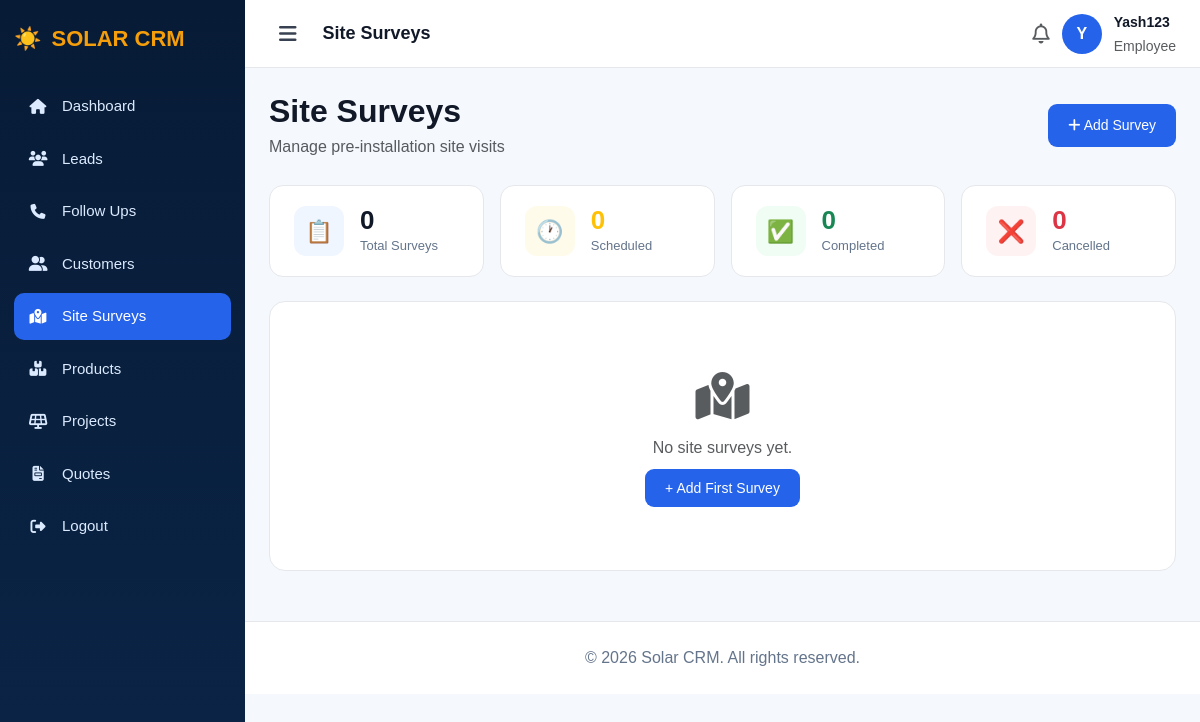
The app's page /site-surveys/ (signed in), older data.
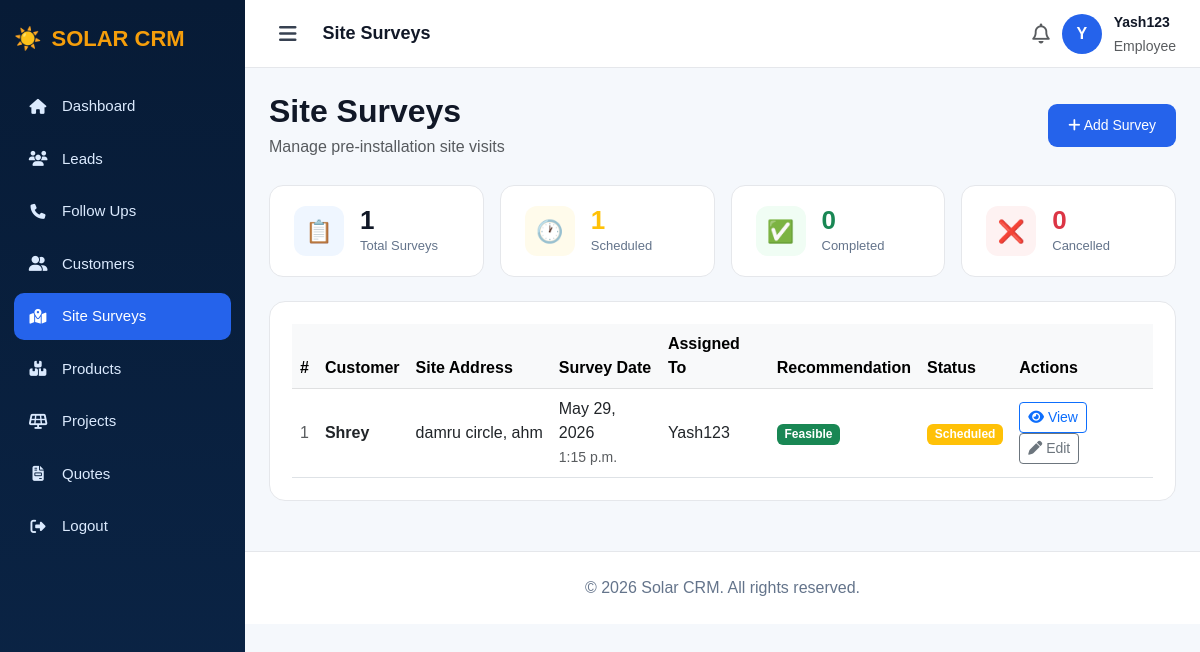
The same page, newer data.
### app/models.py (models this page shows, shortened)
class SiteSurvey(models.Model):
    STATUS_CHOICES = [
        ('Scheduled', 'Scheduled'),
        ('In Progress', 'In Progress'),
        ('Completed', 'Completed'),
        ('Cancelled', 'Cancelled'),
    ]
    PROPERTY_TYPE_CHOICES = [
        ('Residential', 'Residential'),
        ('Commercial', 'Commercial'),
        ('Industrial', 'Industrial'),
        ('Agricultural', 'Agricultural'),
    ]
    ROOF_TYPE_CHOICES = [
        ('RCC', 'RCC (Concrete)'),
        ('Metal Sheet', 'Metal Sheet'),
        ('Tin', 'Tin'),
        ('Ground Mount', 'Ground Mount'),
    ]
    ROOF_CONDITION_CHOICES = [
        ('Good', 'Good'),
        ('Average', 'Average'),
        ('Poor', 'Poor'),
    ]
    SHADING_CHOICES = [
        ('None', 'None'),
        ('Partial', 'Partial'),
        ('Heavy', 'Heavy'),
    ]
    ORIENTATION_CHOICES = [
        ('South', 'South'),
        ('East-West', 'East-West'),
        ('Flat', 'Flat'),
        ('North', 'North'),
    ]
    RECOMMENDATION_CHOICES = [
        ('Feasible', 'Feasible'),
        ('Not Feasible', 'Not Feasible'),
        ('Needs Review', 'Needs Review'),
    ]
    customer        = models.ForeignKey('Customer', on_delete=models.CASCADE, related_name='site_surveys')
    assigned_to     = models.ForeignKey(User, on_delete=models.SET_NULL, null=True, blank=True, related_name='surveys')
    survey_date     = models.DateField()
    survey_time     = models.TimeField(null=True, blank=True)
    status          = models.CharField(max_length=20, choices=STATUS_CHOICES, default='Scheduled')
    site_address    = models.TextField()
    maps_link       = models.URLField(blank=True, null=True)
    property_type   = models.CharField(max_length=20, choices=PROPERTY_TYPE_CHOICES, default='Residential')
    roof_type       = models.CharField(max_length=20, choices=ROOF_TYPE_CHOICES, default='RCC')
    roof_age        = models.PositiveIntegerField(null=True, blank=True, help_text='Years')
    roof_condition  = models.CharField(max_length=10, choices=ROOF_CONDITION_CHOICES, default='Good')
    shading         = models.CharField(max_length=10, choices=SHADING_CHOICES, default='None')
    roof_area       = models.DecimalField(max_digits=10, decimal_places=2, null=True, blank=True, help_text='sq. ft.')
    recommended_kw      = models.DecimalField(max_digits=6, decimal_places=2, null=True, blank=True)
    estimated_units     = models.DecimalField(max_digits=8, decimal_places=2, null=True, blank=True, help_text='kWh/month')
    panel_orientation   = models.CharField(max_length=20, choices=ORIENTATION_CHOICES, default='South')
    shadow_free_hours   = models.DecimalField(max_digits=4, decimal_places=1, null=True, blank=True)
    net_metering        = models.BooleanField(default=False)
    discom_name         = models.CharField(max_length=100, blank=True, null=True)
    sanctioned_load     = models.DecimalField(max_digits=6, decimal_places=2, null=True, blank=True, help_text='kW')
    monthly_bill        = models.DecimalField(max_digits=10, decimal_places=2, null=True, blank=True)
    existing_solar      = models.BooleanField(default=False)
    existing_inverter   = models.CharField(max_length=100, blank=True, null=True)
    existing_panels     = models.CharField(max_length=100, blank=True, null=True)
    photo_roof          = models.ImageField(upload_to='survey/roof/', null=True, blank=True)
    photo_meter         = models.ImageField(upload_to='survey/meter/', null=True, blank=True)
    photo_surroundings  = models.ImageField(upload_to='survey/surroundings/', null=True, blank=True)
    observations            = models.TextField(blank=True, null=True)
    special_requirements    = models.TextField(blank=True, null=True)
    estimated_install_days  = models.PositiveIntegerField(null=True, blank=True)
    recommendation          = models.CharField(max_length=20, choices=RECOMMENDATION_CHOICES, default='Feasible')
    created_at  = models.DateTimeField(auto_now_add=True)
    updated_at  = models.DateTimeField(auto_now=True)
    class Meta:
        ordering = ['-created_at']
    @property
    def status_color(self):
        return {
            'Scheduled':   'warning',
            'In Progress': 'primary',
            'Completed':   'success',
            'Cancelled':   'danger',
        }.get(self.status, 'secondary')
    @property
    def recommendation_color(self):
        return {
            'Feasible':     'success',
            'Not Feasible': 'danger',
            'Needs Review': 'warning',
        }.get(self.recommendation, 'secondary')

class Customer(models.Model):
    lead = models.OneToOneField(Lead, on_delete=models.SET_NULL, null=True, blank=True)
    name = models.CharField(max_length=100)
    email = models.EmailField()
    phone = models.CharField(max_length=15)
    address = models.TextField(blank=True, null=True)
    created_at = models.DateTimeField(auto_now_add=True)
    assigned_to = models.ForeignKey(User, null=True, blank=True, on_delete=models.SET_NULL, related_name='assigned_customers')

### app/views.py (the view)
# urls.py: path('site-surveys/', views.site_surveys, name='site_surveys'),
@login_required
def site_surveys(request):
    if request.user.is_superuser:
        surveys = SiteSurvey.objects.all().order_by('-created_at')
    else:
        surveys = SiteSurvey.objects.filter(assigned_to=request.user).order_by('-created_at')
    total      = surveys.count()
    scheduled  = surveys.filter(status='Scheduled').count()
    inprogress = surveys.filter(status='In Progress').count()
    completed  = surveys.filter(status='Completed').count()
    cancelled  = surveys.filter(status='Cancelled').count()
    return render(request, 'site_surveys.html', {
        'surveys':    surveys,
        'total':      total,
        'scheduled':  scheduled,
        'inprogress': inprogress,
        'completed':  completed,
        'cancelled':  cancelled,
    })

### app/templates/site_surveys.html (shortened to what the changed rows need)
<!DOCTYPE html>
<html>
<head>
    <link href="https://cdn.jsdelivr.net/npm/bootstrap@5.3.0/dist/css/bootstrap.min.css" rel="stylesheet">
    <link href="https://cdnjs.cloudflare.com/ajax/libs/font-awesome/6.5.1/css/all.min.css" rel="stylesheet">
    <link rel="stylesheet" href="https://cdn.datatables.net/1.13.6/css/dataTables.bootstrap5.min.css">
</head>
<body>
<div class="main" id="main">
    <div class="content">
        <div class="page-header">
            <div>
                <h2>Site Surveys</h2>
            </div>
        </div>
        <div class="row g-3 mb-4">
            <div class="col-6 col-md-3">
                <div class="stat-card">
                    <div><div class="stat-val">{{ total }}</div><div class="stat-lbl">Total Surveys</div></div>
                </div>
            </div>
            <div class="col-6 col-md-3">
                <div class="stat-card">
                    <div><div class="stat-val text-warning">{{ scheduled }}</div><div class="stat-lbl">Scheduled</div></div>
                </div>
            </div>
        </div>
        <div class="panel">
            {% if surveys %}
            <div class="table-responsive">
                <table id="dataTable" class="table table-hover align-middle mb-0">
                    <thead class="table-light">
                        <tr>
                            <th>#</th>
                            <th>Customer</th>
                            <th>Site Address</th>
                            <th>Survey Date</th>
                            <th>Assigned To</th>
                            <th>Recommendation</th>
                            <th>Status</th>
                            <th>Actions</th>
                        </tr>
                    </thead>
                    <tbody>
                        {% for s in surveys %}
                        <tr>
                            <td class="text-muted">{{ forloop.counter }}</td>
                            <td><strong>{{ s.customer.name }}</strong></td>
                            <td style="max-width:200px;white-space:nowrap;overflow:hidden;text-overflow:ellipsis;">
                                {{ s.site_address }}
                            </td>
                            <td>{{ s.survey_date }}<br>
                                <small class="text-muted">{{ s.survey_time|default:"" }}</small>
                            </td>
                            <td>{{ s.assigned_to.username|default:"—" }}</td>
                            <td>
                                <span class="badge bg-{{ s.recommendation_color }}">{{ s.recommendation }}</span>
                            </td>
                            <td>
                                <span class="badge bg-{{ s.status_color }}">{{ s.status }}</span>
                            </td>
                            <td>
                                <a href="/site-surveys/{{ s.id }}/view/" class="btn btn-sm btn-outline-primary">
                                    <i class="fa-solid fa-eye"></i> View
                                </a>
                                <a href="/site-surveys/{{ s.id }}/edit/" class="btn btn-sm btn-outline-secondary">
                                    <i class="fa-solid fa-pen"></i> Edit
                                </a>
                            </td>
                        </tr>
                        {% endfor %}
                    </tbody>
                </table>
            </div>
            {% else %}
            <div class="text-center py-5">
                <i class="fa-solid fa-map-location-dot fa-3x text-muted mb-3"></i>
                <p class="text-muted">No site surveys yet.</p>
                <a href="/site-surveys/add/" class="add-btn">+ Add First Survey</a>
            </div>
            {% endif %}
        </div>
    </div>
</div>
</body>
</html>

Row changes from the older to the newer data that the page shows:
added SiteSurvey: customer.name "Shrey", site_address "damru circle, ahm", survey_date "May 29, 2026", survey_time "1:15 p.m.", assigned_to.username "Yash123", recommendation "Feasible", status "Scheduled"
Text that changed along with them:
{{ total }}: "0" → "1"
{{ scheduled }}: "0" → "1"
text no longer shown: "No site surveys yet. + Add First Survey"
text now shown: "# Customer Site Address Survey Date Assigned To Recommendation Status Actions"
